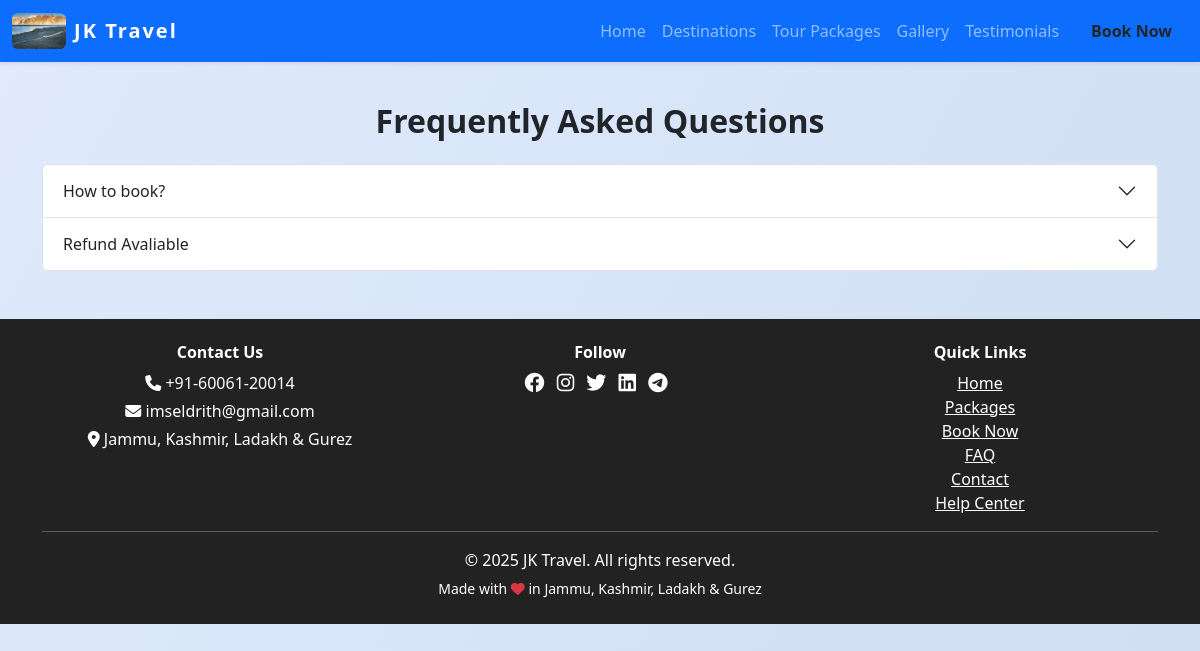
Page /faq on the committed database.
### models.py (models this page shows, shortened)
class SiteSettings(db.Model):
    id = db.Column(db.Integer, primary_key=True)
    site_name = db.Column(db.String(120), default='JKLG Travel')
    site_title = db.Column(db.String(200), default='JKLG Travel - Explore Jammu, Kashmir, Ladakh & Gurez')
    logo = db.Column(db.String(200))
    phone = db.Column(db.String(30), default='+91-12345-67890')
    email = db.Column(db.String(120), default='info@jklgtravel.com')
    address = db.Column(db.String(200), default='Jammu, Kashmir, Ladakh & Gurez')
    facebook = db.Column(db.String(120))  # Username only
    instagram = db.Column(db.String(120))  # Username only
    twitter = db.Column(db.String(120))  # Username only
    linkedin = db.Column(db.String(120))  # Username only
    youtube = db.Column(db.String(120))  # Channel/user ID only
    whatsapp = db.Column(db.String(30))  # Number only
    telegram = db.Column(db.String(120))  # Username only
    meta_description = db.Column(db.String(300))
    about = db.Column(db.Text)
    google_analytics_id = db.Column(db.String(32))
    show_facebook = db.Column(db.Boolean, default=True)
    show_instagram = db.Column(db.Boolean, default=True)
    show_twitter = db.Column(db.Boolean, default=True)
    show_linkedin = db.Column(db.Boolean, default=True)
    show_youtube = db.Column(db.Boolean, default=True)
    show_whatsapp = db.Column(db.Boolean, default=True)
    show_telegram = db.Column(db.Boolean, default=True)
    hero_title = db.Column(db.String(200), default='Discover Jammu, Kashmir, Ladakh & Gurez')
    hero_subtitle = db.Column(db.String(300), default='Unforgettable journeys, breathtaking landscapes, and curated experiences await you.')
    hero_bg_image = db.Column(db.String(200), default='hero_default.jpg')  # New field for background image
    hero_slides = db.Column(db.Text)  # JSON: [{"title":..., "subtitle":..., "image":..., "animation_title":..., "animation_subtitle":...}, ...]
    hero_slide_interval = db.Column(db.Integer, default=5)  # Interval in seconds for hero carousel

class FAQ(db.Model):
    id = db.Column(db.Integer, primary_key=True)
    question = db.Column(db.String(300), nullable=False)
    answer = db.Column(db.Text, nullable=False)
    is_active = db.Column(db.Boolean, default=True)

### views.py (the view)
@main.route('/faq')
def faq():
    from models import FAQ
    faqs = FAQ.query.filter_by(is_active=True).all()
    return render_template('faq.html', faqs=faqs)

### views.py (called while the page is built)
@main.context_processor
def inject_site_settings():
    settings = SiteSettings.query.first()
    return dict(site_settings=settings)

### templates/faq.html (shortened to what this page needs)
{% extends 'base.html' %}
{% block content %}
<h2 class="section-title text-center">Frequently Asked Questions</h2>
<div class="accordion" id="faqAccordion">
  {% for faq in faqs %}
  <div class="accordion-item">
    <h2 class="accordion-header" id="heading{{ faq.id }}">
      <button class="accordion-button collapsed" type="button" data-bs-toggle="collapse" data-bs-target="#collapse{{ faq.id }}" aria-expanded="false" aria-controls="collapse{{ faq.id }}">
        {{ faq.question }}
      </button>
    </h2>
  </div>
  {% endfor %}
</div>
{% endblock %}

### templates/base.html (shortened to what this page needs)
<!DOCTYPE html>
<html lang="en">
<head>
    <link rel="stylesheet" href="https://cdn.jsdelivr.net/npm/bootstrap@5.3.0/dist/css/bootstrap.min.css">
    <link rel="stylesheet" href="https://cdnjs.cloudflare.com/ajax/libs/font-awesome/6.4.0/css/all.min.css">
</head>
<body>
    <nav class="navbar navbar-expand-lg navbar-dark bg-primary shadow-sm">
        <div class="container-fluid">
            <a class="navbar-brand d-flex align-items-center gap-2" href="/">
                {% if site_settings and site_settings.logo %}
                    <img src="{{ url_for('static', filename='uploads/' ~ site_settings.logo) }}" alt="Logo" style="height:36px; width:auto; border-radius:6px;">
                {% else %}
                    <i class="fa fa-mountain-sun fa-lg"></i>
                {% endif %}
                {{ site_settings.site_name if site_settings and site_settings.site_name else 'JKLG Travel' }}
            </a>
            <div class="collapse navbar-collapse" id="navbarNav">
                <ul class="navbar-nav ms-auto">
                    <li class="nav-item"><a class="nav-link" href="/">Home</a></li>
                    <li class="nav-item"><a class="nav-link" href="/places">Destinations</a></li>
                    <li class="nav-item"><a class="nav-link" href="/packages">Tour Packages</a></li>
                    <li class="nav-item"><a class="nav-link" href="/gallery">Gallery</a></li>
                    <li class="nav-item"><a class="nav-link" href="/testimonials">Testimonials</a></li>
                    <li class="nav-item"><a class="nav-link btn btn-warning text-dark ms-2 px-3 fw-bold" href="/book">Book Now</a></li>
                </ul>
            </div>
        </div>
    </nav>
    <div class="container mt-4">
        {% block content %}{% endblock %}
    </div>
    <footer class="footer text-center mt-5">
        <div class="container">
            <div class="row mb-2">
                <div class="col-md-4 mb-2 mb-md-0">
                    <h6 class="fw-bold">Contact Us</h6>
                    <p class="mb-1"><i class="fa fa-phone"></i> {{ site_settings.phone if site_settings and site_settings.phone else '+91-12345-67890' }}</p>
                    <p class="mb-1"><i class="fa fa-envelope"></i> {{ site_settings.email if site_settings and site_settings.email else 'info@jklgtravel.com' }}</p>
                    <p class="mb-1"><i class="fa fa-map-marker-alt"></i> {{ site_settings.address if site_settings and site_settings.address else 'Jammu, Kashmir, Ladakh & Gurez' }}</p>
                </div>
                <div class="col-md-4 mb-2 mb-md-0">
                    <h6 class="fw-bold">Follow</h6>
                    {% if site_settings and site_settings.facebook and site_settings.show_facebook %}
                        <a href="https://facebook.com/{{ site_settings.facebook }}" class="me-2 text-white"><i class="fab fa-facebook fa-lg"></i></a>
                    {% endif %}
                    {% if site_settings and site_settings.instagram and site_settings.show_instagram %}
                        <a href="https://instagram.com/{{ site_settings.instagram }}" class="me-2 text-white"><i class="fab fa-instagram fa-lg"></i></a>
                    {% endif %}
                    {% if site_settings and site_settings.twitter and site_settings.show_twitter %}
                        <a href="https://x.com/{{ site_settings.twitter }}" class="me-2 text-white"><i class="fab fa-twitter fa-lg"></i></a>
                    {% endif %}
                    {% if site_settings and site_settings.linkedin and site_settings.show_linkedin %}
                        <a href="https://linkedin.com/in/{{ site_settings.linkedin }}" class="me-2 text-white"><i class="fab fa-linkedin fa-lg"></i></a>
                    {% endif %}
                    {% if site_settings and site_settings.telegram and site_settings.show_telegram %}
                        <a href="https://t.me/{{ site_settings.telegram }}" class="me-2 text-white"><i class="fab fa-telegram fa-lg"></i></a>
                    {% endif %}
                </div>
                <div class="col-md-4">
                    <h6 class="fw-bold">Quick Links</h6>
                    <a href="/" class="d-block text-white">Home</a>
                    <a href="/packages" class="d-block text-white">Packages</a>
                    <a href="/book" class="d-block text-white">Book Now</a>
                    <a href="/faq" class="d-block text-white">FAQ</a>
                    <a href="/contact" class="d-block text-white">Contact</a>
                    <a href="/help" class="d-block text-white">Help Center</a>
                </div>
            </div>
            <hr class="bg-light">
            <p class="mb-1">&copy; {{ 2025 }} {{ site_settings.site_name if site_settings and site_settings.site_name else 'JKLG Travel Agency' }}. All rights reserved.</p>
            <small>Made with <i class="fa fa-heart text-danger"></i> in Jammu, Kashmir, Ladakh & Gurez</small>
        </div>
    </footer>
</body>
</html>

### templates/base.html (style rules this page uses)
body { background: linear-gradient(120deg, #e0eafc, #cfdef3 100%); min-height: 100vh; }
.navbar-brand { font-weight: bold; letter-spacing: 2px; }
.section-title { margin-top: 40px; margin-bottom: 24px; font-weight: 700; }
.footer { background: #222; color: #fff; padding: 24px 0; margin-top: 48px; }
.footer a { color: #fff; text-decoration: underline; }

### rows in the picture
SiteSettings: logo (picture), site_name "JK Travel", phone "+91-60061-20014", email "imseldrith@gmail.com", address "Jammu, Kashmir, Ladakh & Gurez"
FAQ: question "How to book?"
FAQ: question "Refund Avaliable"

### other values in the picture
{{ 2025 }} "2025"
